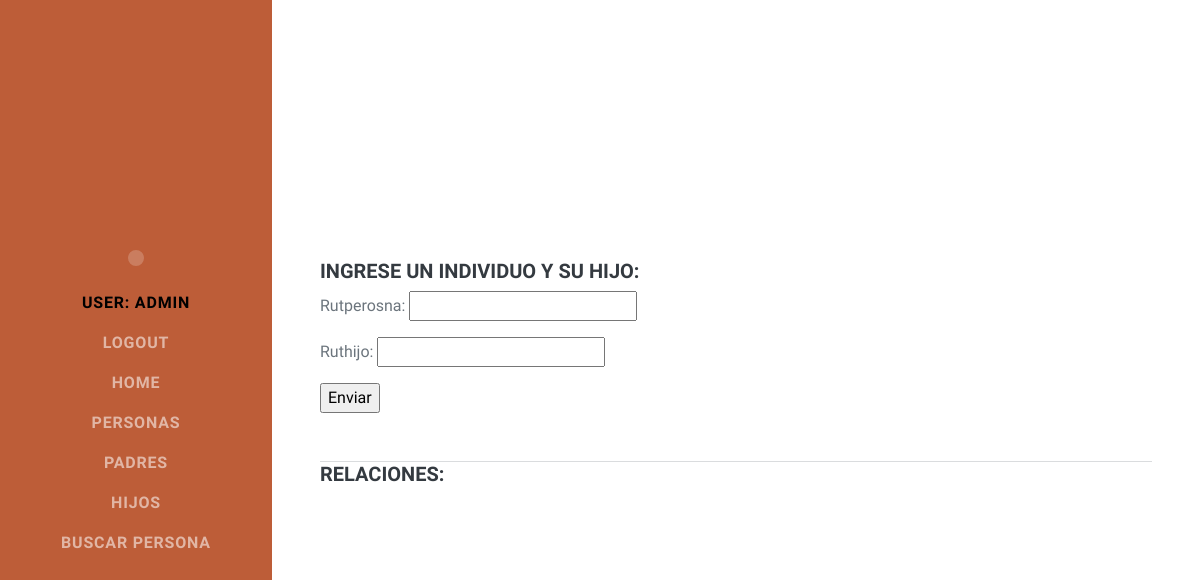
The page /AppFami/hijos (signed in) on the database as committed earlier.
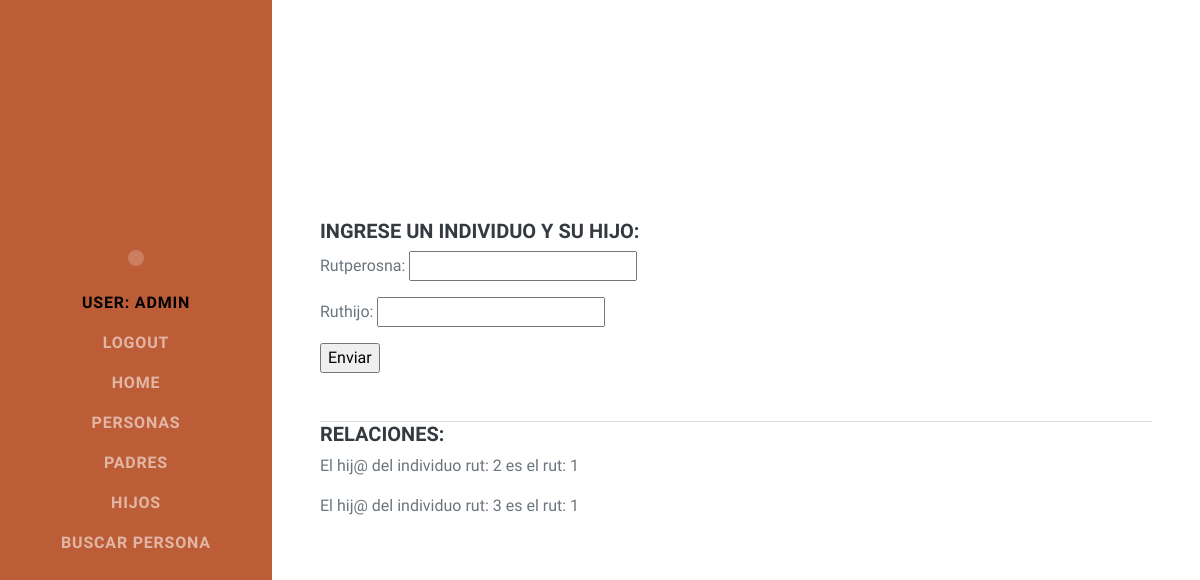
The same page on the database as committed later.
### AppFami/models.py (models this page shows, shortened)
class Hijo(models.Model):
    rutperosna = models.IntegerField()
    ruthijo = models.IntegerField()

### AppFami/views.py (the view)
# urls.py: path('hijos',hijos, name = 'AppFamiHijos'),
@login_required
def hijos(request):
    if request.method == 'POST':
        my_form = HijoForm(request.POST)
        if my_form.is_valid():
            data = my_form.cleaned_data
            hijo_date = Hijo(rutperosna=data.get('rutperosna'),ruthijo=data.get('ruthijo'))
            hijo_date.save()
    hijos = Hijo.objects.all()
    contexto = {
        'hijos': hijos,
        'my_form': HijoForm
    }
    return render(request, 'AppFami/hijos.html', contexto)

### templates/AppFami/hijos.html (shortened to what this page needs)
{% extends 'AppFami/index.html' %}
{% block body %}
    <div class="d-flex flex-column flex-md-row justify-content-between mb-5">
        <div class="flex-grow-1">
            <h5>Ingrese un individuo y su hijo: </h5>
            <form acction="" method="POST">
                    {{my_form.as_p}}
                    <input type="submit" value="Enviar">
            </form>
        </div>
    </div>
    <hr class="m-0" />
    <div class="d-flex flex-column flex-md-row justify-content-between mb-5">
        <div class="flex-grow-1">
            <h5>Relaciones: </h5>
            {% for per in hijos %}
                <p>El hij@ del individuo rut: {{per.rutperosna}} es el rut: {{per.ruthijo}}</p>
            {% endfor %}
        </div>
    </div>
{% endblock %}

Rows that differ between the two databases and show on the page:
added Hijo: rutperosna "2", ruthijo "1"
added Hijo: rutperosna "3", ruthijo "1"
